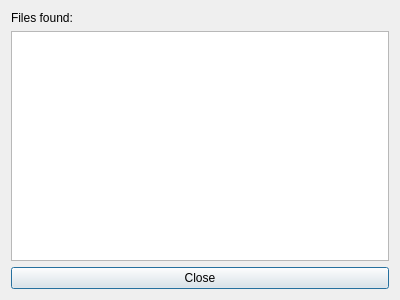
<?xml version="1.0" encoding="UTF-8"?>
<ui version="4.0">
 <class>SearchByMap</class>
 <widget class="QDialog" name="SearchByMap">
  <property name="geometry">
   <rect>
    <x>0</x>
    <y>0</y>
    <width>400</width>
    <height>300</height>
   </rect>
  </property>
  <property name="windowTitle">
   <string>Dialog</string>
  </property>
  <layout class="QGridLayout" name="gridLayout">
   <item row="1" column="0">
    <widget class="QListWidget" name="listWidget"/>
   </item>
   <item row="0" column="0">
    <widget class="QLabel" name="label">
     <property name="text">
      <string>Files found:</string>
     </property>
    </widget>
   </item>
   <item row="2" column="0">
    <widget class="QPushButton" name="pushButton">
     <property name="text">
      <string>Close</string>
     </property>
    </widget>
   </item>
  </layout>
 </widget>
 <resources/>
 <connections/>
</ui>
